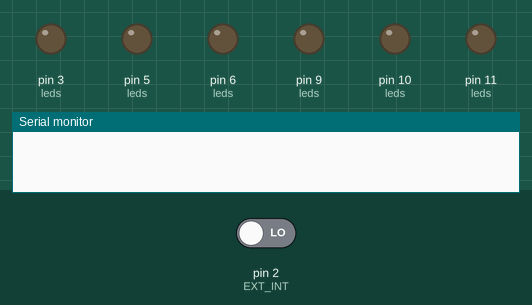
This program was run on a simulated Arduino Pro Mini, built with avr-gcc and run on an emulated ATmega328P. Shown: output pins drawn as LEDs (lit = HIGH), the last lines printed to the serial monitor. The test bench sets the inputs (shaded band); at power-on: pin 2 (EXT_INT) LOW.

Above: at 1.2 s.
1.3 s: pin 2 (EXT_INT) driven HIGH
At 2.5 s:
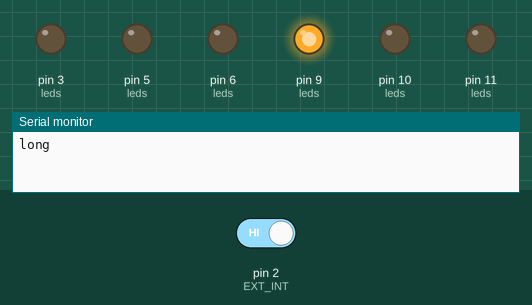
Timing chart, 0 to 4.3 s (numbered marks = the images above; inputs shaded):
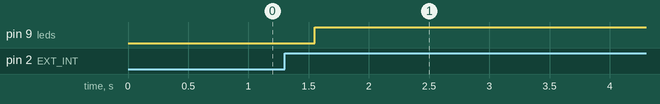

Measured:
- after the input at 1.3 s, pin 9 (leds): LOW → HIGH after 0.25 s

The program:

main.cpp
```cpp
#define EXT_INT 2
#define F3 3
#define F2R 5
#define F2L 6
#define F1L 9
#define F1R 10
#define F1M 11

#include <Arduino.h>

int leds[6] = { F1L, F1R, F1M, F2L, F2R, F3 };

uint8_t selected_pin = 0;
unsigned int selection_timeout = 250;
unsigned int buttonTimer = 0;
bool buttonActive = false;
bool toggle = true;

void select_pin();
void toggle_led();

void setup() {
  // put your setup code here, to run once:
  for (uint8_t i=0; i <= 5; i++) {
    pinMode(leds[i], OUTPUT);
  }

  pinMode(EXT_INT, INPUT);

  Serial.begin(9600);
}

void loop() {
  // put your main code here, to run repeatedly:

  if (digitalRead(EXT_INT) == HIGH) {

		if (buttonActive == false) {
			buttonActive = true;
			buttonTimer = millis();
		}

    // check long press
    if (millis() - buttonTimer >= selection_timeout) {
      // toggle led when button released
      if (toggle) {
        Serial.println("long");
        toggle_led();
      }
    } else {
      if (digitalRead(EXT_INT) == LOW) {
        Serial.println("short");
        select_pin();

      }
    }
  } else {
    buttonActive = false;
    toggle = true;
  }
}

void select_pin() {
  if (selected_pin >= 5) {
    selected_pin = 0;
  } else {
    selected_pin += 1;
  }

  Serial.println("Current LED: "); Serial.print(leds[selected_pin]);
  int led_timer_start = millis();
  if (millis() - led_timer_start < selection_timeout) {
    analogWrite(leds[selected_pin], 50);
  }

}

void toggle_led() {
  bool state = digitalRead(leds[selected_pin]);
  digitalWrite(leds[selected_pin], !state);
  toggle = false;
}
```
